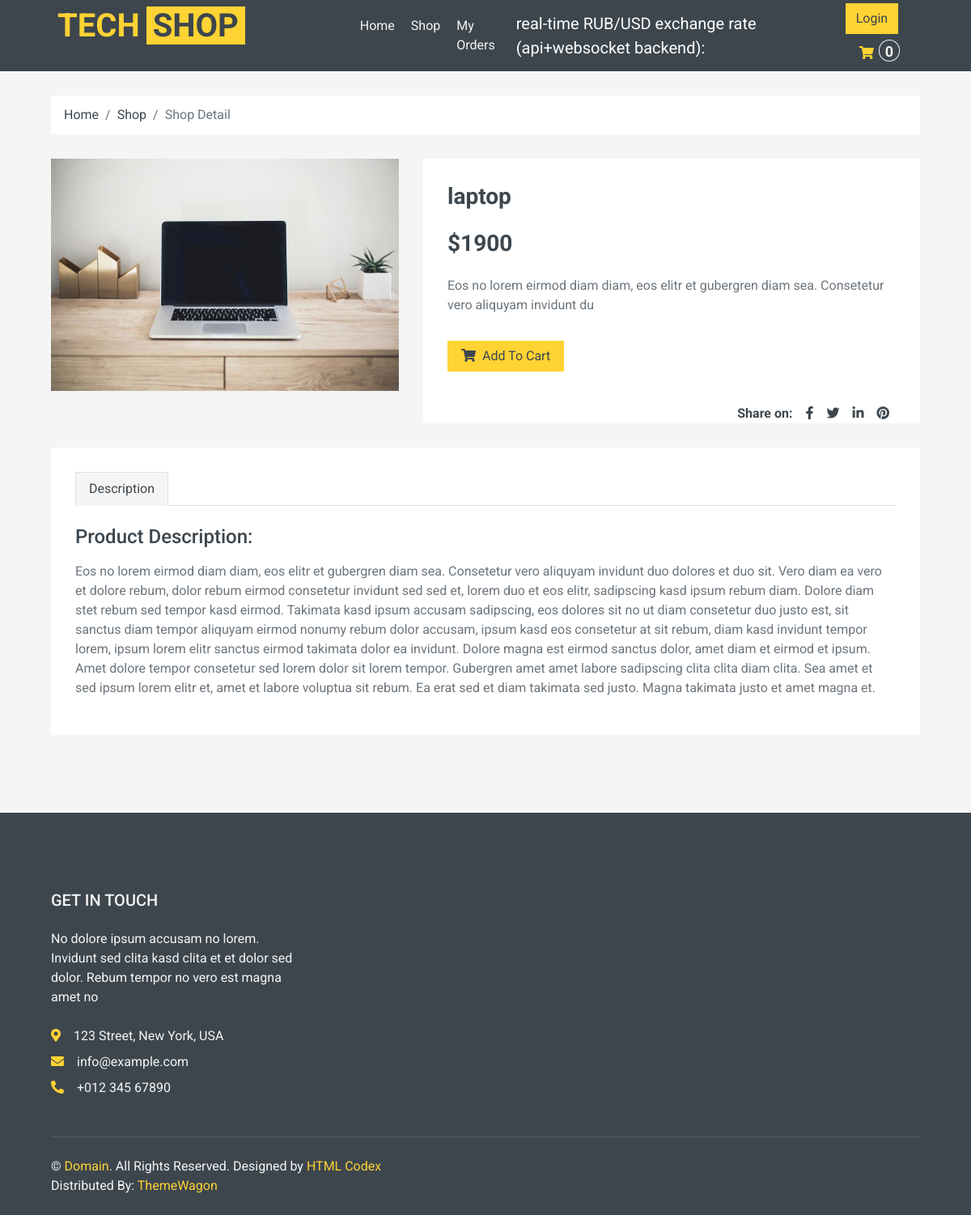
The app's page /detail/laptop-1671782497 with its own data.
### shop/models.py (models this page shows, shortened)
class Product(models.Model):
    CATEGORY = (
    ("Tech", "Tech"),
    ("New", "New"),
    ("Popular", "Popular"),
    )
    default_description = """
    Eos no lorem eirmod diam diam, eos elitr et gubergren diam sea. Consetetur vero aliquyam invidunt duo dolores et duo sit. Vero diam ea vero et dolore rebum, dolor rebum eirmod consetetur invidunt sed sed et, lorem duo et eos elitr, sadipscing kasd ipsum rebum diam. Dolore diam stet rebum sed tempor kasd eirmod. Takimata kasd ipsum accusam sadipscing, eos dolores sit no ut diam consetetur duo justo est, sit sanctus diam tempor aliquyam eirmod nonumy rebum dolor accusam, ipsum kasd eos consetetur at sit rebum, diam kasd invidunt tempor lorem, ipsum lorem elitr sanctus eirmod takimata dolor ea invidunt.

    Dolore magna est eirmod sanctus dolor, amet diam et eirmod et ipsum. Amet dolore tempor consetetur sed lorem dolor sit lorem tempor. Gubergren amet amet labore sadipscing clita clita diam clita. Sea amet et sed ipsum lorem elitr et, amet et labore voluptua sit rebum. Ea erat sed et diam takimata sed justo. Magna takimata justo et amet magna et.
    """
    name = models.CharField(verbose_name = "название продукта" , max_length = 100)
    price = models.IntegerField(null = True, blank = True)
    description = models.TextField(default = default_description, blank = True)
    rating = models.IntegerField(null = True, blank = True)
    pic = models.ImageField(upload_to = "shop/%Y/%m", null = True, blank = True, default = "default_picture.png")
    added_at = models.DateTimeField(verbose_name = "Data of appearance", auto_now_add = True, null = True)
    category = models.CharField(max_length = 100, choices = CATEGORY)
    slug = models.SlugField(blank = True)

### shop/views.py (the view)
# urls.py: path('detail/<slug:product_slug>', detail, name = "detail"),
def detail(request, product_slug):
    product = Product.objects.get(slug = product_slug)
    ctx = {"product":product}
    return render(request,"detail.html",ctx)

### shop/context_processors.py (called while the page is built)
def get_cart_total(request):
    crt = get_cart(request)
    return {"crt_total_quantity": crt.order_total_quantity}

### shop/models.py (called while the page is built)
    @property
    def order_total_quantity(self):
        return sum([item.quantity for item in self.orderitem_set.all()])

### shop/utils.py (called while the page is built)
def get_cart(request):
    user = request.user
    if user.is_authenticated:
        crt, created = Order.objects.get_or_create(customer = user, status = "Cart")
    else:
        crt, created = Order.objects.get_or_create(customer = None, status = "Cart")
    return crt

### templates/detail.html (shortened to what this page needs)
{%extends "main.html"%}
{%load static%}
{%block detail%}
    <div class="container-fluid">
        <div class="row px-xl-5">
            <div class="col-12">
                <nav class="breadcrumb bg-light mb-30">
                  <a class="breadcrumb-item text-dark" href="{%url 'index'%}">Home</a>
                  <a class="breadcrumb-item text-dark" href="{%url 'shop'%}">Shop</a>
                    <span class="breadcrumb-item active">Shop Detail</span>
                </nav>
            </div>
        </div>
    </div>
    <div class="container-fluid pb-5">
        <div class="row px-xl-5 ">
            <div class="col-lg-5 mb-30">
                <div id="product-carousel" class="carousel slide" data-ride="carousel">
                    <div class="carousel-inner bg-light">
                        <div class="carousel-item active">
                            <img class="w-100 h-100" src="{{ product.pic.url }}" alt="Image">
                        </div>
                    </div>
                </div>
            </div>
            <div class="col-lg-7 h-auto mb-30">
                <div class="h-100 bg-light p-30">
                    <h3>{{product.name}}</h3>
                    <h3 class="font-weight-semi-bold mb-4">${{product.price}}</h3>
                    <p class="mb-4">{{product.description|slice:"100"}}</p>
                    <div class="d-flex align-items-center mb-4 pt-2">
                        <button class="btn btn-primary px-3 change_cart_btn" data-product_id = "{{product.id}}" data-action = "add"><i class="fa fa-shopping-cart mr-1"></i> Add To
                            Cart</button>
                    </div>
                    <div class="d-flex pt-3" style = "float:right;">
                        <strong class="text-dark mr-2">Share on:</strong>
                        <div class="d-inline-flex">
                            <a class="text-dark px-2" href="http://www.facebook.com">
                                <i class="fab fa-facebook-f"></i>
                            </a>
                            <a class="text-dark px-2" href="https://twitter.com/?">
                                <i class="fab fa-twitter"></i>
                            </a>
                            <a class="text-dark px-2" href="https://www.linkedin.com/">
                                <i class="fab fa-linkedin-in"></i>
                            </a>
                            <a class="text-dark px-2" href="https://www.pinterest.it/login/">
                                <i class="fab fa-pinterest"></i>
                            </a>
                        </div>
                    </div>
                </div>
            </div>
        </div>
        <div class="row px-xl-5">
            <div class="col">
                <div class="bg-light p-30">
                    <div class="nav nav-tabs mb-4">
                        <div class="nav-item nav-link text-dark active" data-toggle="tab" href="#tab-pane-1">Description</div>
                    </div>
                    <div class="tab-content">
                        <div class="tab-pane fade show active" id="tab-pane-1">
                            <h4 class="mb-3">Product Description:</h4>
                            <p>{{product.description}}</p>
                        </div>
                    </div>
                </div>
            </div>
        </div>
    </div>
{%endblock%}

### records on screen
Product: pic (picture), name "laptop", price "1900", description "Eos no lorem eirmod diam diam, eos elitr et gubergren diam sea. Consetetur vero aliquyam invidunt du", description "Eos no lorem eirmod diam diam, eos elitr et gubergren diam sea. Consetetur vero aliquyam invidunt duo dolores et duo sit. Vero diam ea vero et dolore rebum, dolor rebum eirmod consetetur invidunt sed sed et, lorem duo et eos elitr, sadipscing kasd ipsum rebum diam. Dolore diam stet rebum sed tempor kasd eirmod. Takimata kasd ipsum accusam sadipscing, eos dolores sit no ut diam consetetur duo justo est, sit sanctus diam tempor aliquyam eirmod nonumy rebum dolor accusam, ipsum kasd eos consetetur at sit rebum, diam kasd invidunt tempor lorem, ipsum lorem elitr sanctus eirmod takimata dolor ea invidunt. Dolore magna est eirmod sanctus dolor, amet diam et eirmod et ipsum. Amet dolore tempor…"

### other values on screen
{{ crt_total_quantity }} "0"
